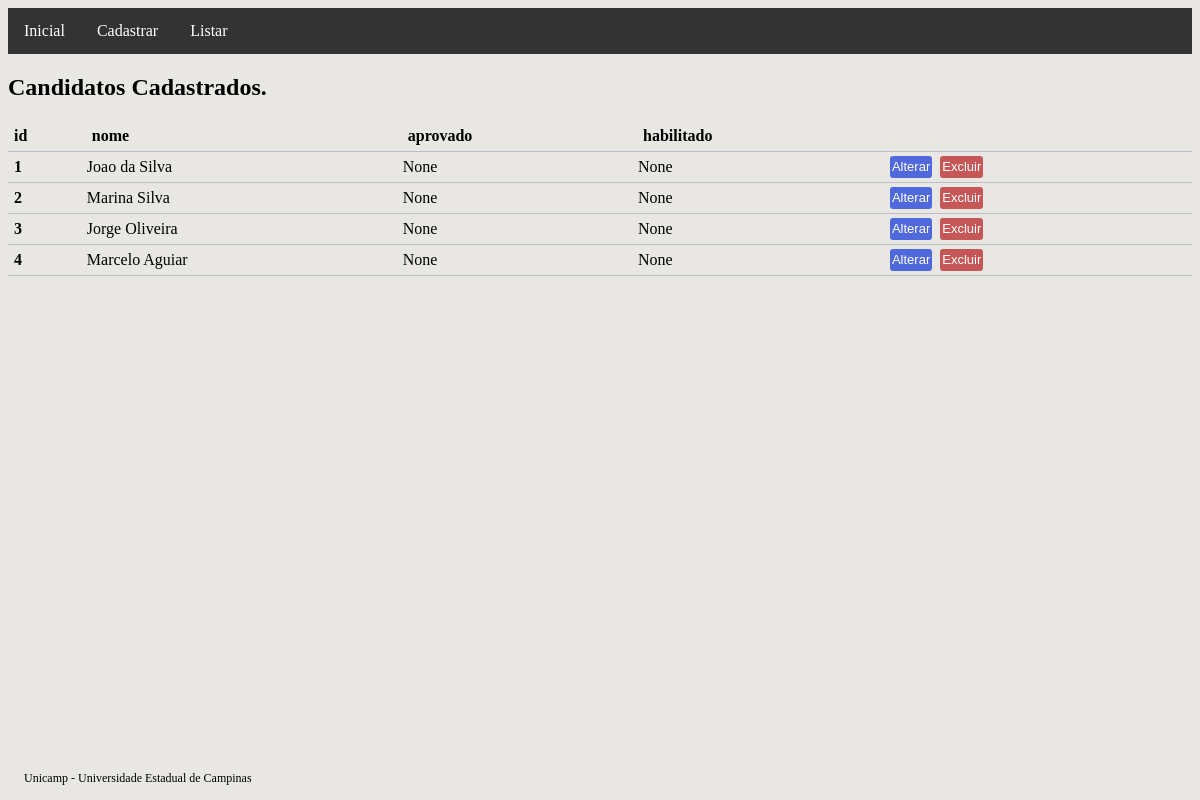
The page /candidato-list on the database its author committed.
### main/models.py (models this page shows, shortened)
class Candidato(models.Model):
    nome = models.CharField(max_length=100, db_index=True, null=False, blank=False)
    aprovado = models.BooleanField(null=True)
    habilitado = models.BooleanField(null=True)

### main/views.py (the view)
# urls.py: path('candidato-list', CandidatoListView.as_view(template_name='candidato_list.html'), name='candidato_list'),
class CandidatoListView(ListView):
    model = Candidato
    paginate_by = 10

### main/templates/candidato_list.html (shortened to what this page needs)
{% extends "base.html" %}
{% block conteudo %}
{% if candidato_list %}
<h2>Candidatos Cadastrados.</h2>
<table class="tabela">
    <thead>
        <tr>
            <th>id</th>
            <th>nome</th>
            <th>aprovado</th>
            <th>habilitado</th>
        </tr>
    </thead>
    <tbody>
        {% for n in candidato_list %}
        <tr>
            <th scope="row">{{ n.pk }}</th>
            <td>{{ n.nome }}</td>
            <td>{{ n.aprovado }}</td>
            <td>{{ n.habilitado }}</td>
            <td>
                <a href="{% url 'candidato_update' pk=n.pk %}"><button class="botao_confirmar">Alterar</button></a>
                <a href="{% url 'candidato_delete' pk=n.pk %}"><button class="botao_aviso">Excluir</button></a>
            </td>
        </tr>
        {% endfor %}
    </tbody>
</table>
{% else %}
<h2>Não há candidatos cadastrados.</h2>
{% endif %}
{% endblock conteudo %}

### static/css/main.css (style rules this page uses)
body { background-color: rgb(233, 231, 228); }
.botao_confirmar { border-style: none; border-radius: 3px; color: #ffffff; background-color: #4f69dd; text-align: center; text-decoration: none; font-family: sans-serif; font-size: 13px; margin: 2px 2px; padding: 2px; height: 22px; width: auto; }
.botao_aviso { border: none; border-radius: 3px; color: #ffffff; background-color: #c55757; text-align: center; text-decoration: none; font-family: sans-serif; font-size: 13px; margin: 2px 2px; padding: 2px; height: 22px; width: auto; }
.tabela { border-collapse: collapse; width: 100%; }
.tabela th, tr { padding: 6px; text-align: left; border-bottom: 1px solid #bebec9; }

### rows shown on the page
Candidato: pk "1", nome "Joao da Silva", aprovado "None", habilitado "None"
Candidato: pk "2", nome "Marina Silva", aprovado "None", habilitado "None"
Candidato: pk "3", nome "Jorge Oliveira", aprovado "None", habilitado "None"
Candidato: pk "4", nome "Marcelo Aguiar", aprovado "None", habilitado "None"
